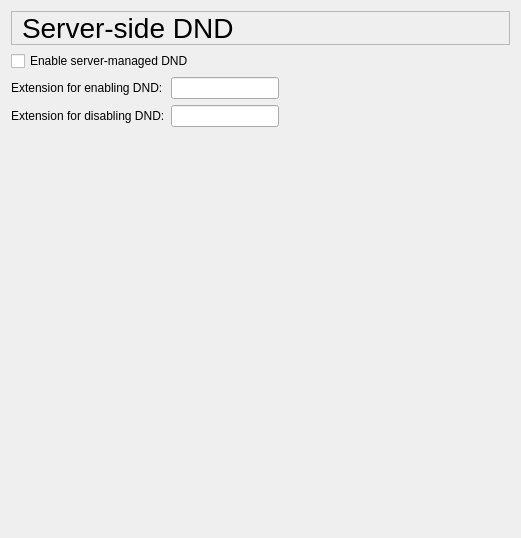
     <widget class="QWidget" name="pageSSDND">
      <layout class="QGridLayout" name="gridLayout_4">
       <item row="0" column="0" colspan="4">
        <widget class="QLabel" name="logTitleTextLabel_2">
         <property name="font">
          <font>
           <pointsize>21</pointsize>
          </font>
         </property>
         <property name="frameShape">
          <enum>QFrame::StyledPanel</enum>
         </property>
         <property name="text">
          <string>Server-side DND</string>
         </property>
         <property name="wordWrap">
          <bool>false</bool>
         </property>
         <property name="indent">
          <number>10</number>
         </property>
        </widget>
       </item>
       <item row="1" column="0" colspan="2">
        <widget class="QCheckBox" name="checkBoxSSDND">
         <property name="text">
          <string>Enable server-managed DND</string>
         </property>
        </widget>
       </item>
       <item row="1" column="2" colspan="2">
        <spacer name="horizontalSpacer">
         <property name="orientation">
          <enum>Qt::Horizontal</enum>
         </property>
         <property name="sizeHint" stdset="0">
          <size>
           <width>231</width>
           <height>20</height>
          </size>
         </property>
        </spacer>
       </item>
       <item row="2" column="0">
        <widget class="QLabel" name="label_2">
         <property name="text">
          <string>Extension for enabling DND:</string>
         </property>
        </widget>
       </item>
       <item row="2" column="1" colspan="2">
        <widget class="QLineEdit" name="lineDNDEnableExt"/>
       </item>
       <item row="2" column="3">
        <spacer name="horizontalSpacer_2">
         <property name="orientation">
          <enum>Qt::Horizontal</enum>
         </property>
         <property name="sizeHint" stdset="0">
          <size>
           <width>179</width>
           <height>20</height>
          </size>
         </property>
        </spacer>
       </item>
       <item row="3" column="0">
        <widget class="QLabel" name="label_3">
         <property name="text">
          <string>Extension for disabling DND:</string>
         </property>
        </widget>
       </item>
       <item row="3" column="1" colspan="2">
        <widget class="QLineEdit" name="lineDNDDisableExt"/>
       </item>
       <item row="3" column="3">
        <spacer name="horizontalSpacer_3">
         <property name="orientation">
          <enum>Qt::Horizontal</enum>
         </property>
         <property name="sizeHint" stdset="0">
          <size>
           <width>179</width>
           <height>20</height>
          </size>
         </property>
        </spacer>
       </item>
       <item row="4" column="1">
        <spacer name="verticalSpacer">
         <property name="orientation">
          <enum>Qt::Vertical</enum>
         </property>
         <property name="sizeHint" stdset="0">
          <size>
           <width>20</width>
           <height>400</height>
          </size>
         </property>
        </spacer>
       </item>
      </layout>
     </widget>
